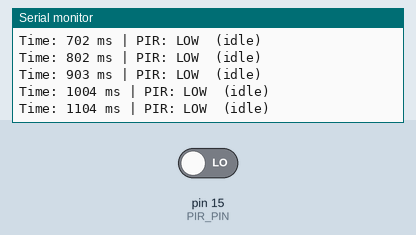
Recording of a sketch running on a simulated Arduino Uno, built with avr-gcc and run on an emulated ATmega328P. Parts: the last lines printed to the serial monitor. Inputs (shaded band) come from the test bench; at power-on: pin 15 (PIR_PIN) LOW.

Above: at 1.2 s.
1.3 s: pin 15 (PIR_PIN) driven HIGH
At 1.31 s:
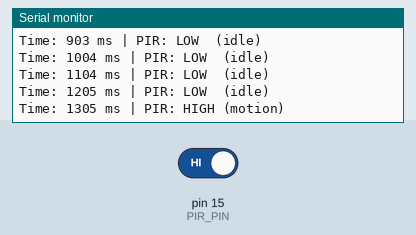
2.9 s: pin 15 (PIR_PIN) driven LOW
At 2.92 s:
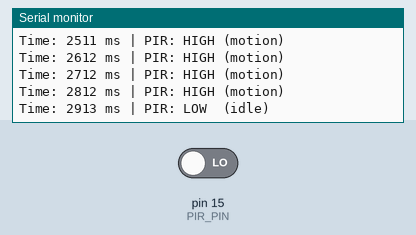

The sketch:

PIR_Testing_Range.ino
```cpp
#define PIR_PIN 15  // Your PIR signal output pin

unsigned long pirStartTime = 0;
unsigned long motionHoldTime = 4000; // 4s required to confirm motion
bool motionConfirmed = false;

void setup() {
  pinMode(PIR_PIN, INPUT);
  Serial.begin(115200);
  Serial.println("🔍 PIR Sensor Test Started");
}

void loop() {
  unsigned long now = millis();
  bool pirRaw = digitalRead(PIR_PIN) == HIGH;

  // Print raw signal
  Serial.print("Time: ");
  Serial.print(now);
  Serial.print(" ms | PIR: ");
  Serial.print(pirRaw ? "HIGH (motion)" : "LOW  (idle)");

  // Software filtering
  if (pirRaw) {
    if (pirStartTime == 0) pirStartTime = now;

    if ((now - pirStartTime) >= motionHoldTime && !motionConfirmed) {
      motionConfirmed = true;
      Serial.print(" | ✅ Filtered motion confirmed");
    }
  } else {
    pirStartTime = 0;
    if (motionConfirmed) {
      Serial.print(" | 🔁 Motion ended, reset");
      motionConfirmed = false;
    }
  }

  Serial.println();
  delay(100);  // Adjust for resolution
}
```

Measured:
- after the input at 1.3 s, the serial monitor: prints a new line at once (image 1)
